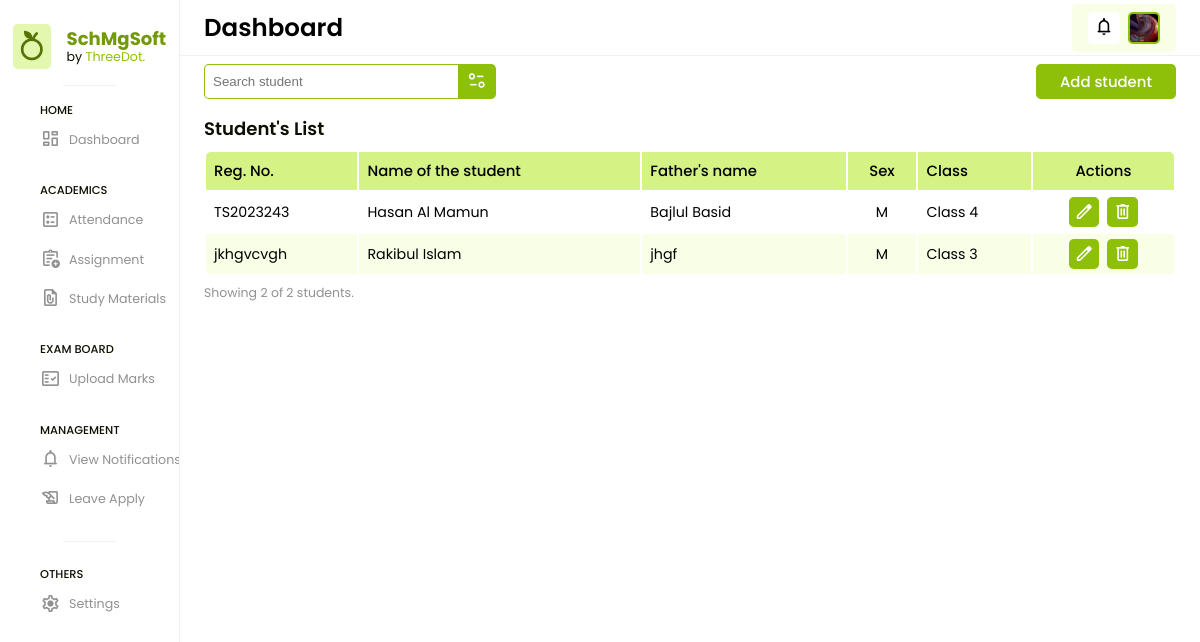
Screenshot of /students (signed in) with the database file from the repository.
### app/models.py (models this page shows, shortened)
class CustomUser(AbstractUser):
    USER = (
        (1, 'ADMIN'),
        (2, 'TEACHER'),
        (3, 'STUDENT')
    )
    user_type = models.CharField(choices=USER, max_length=20, default=1)
    profile_pic = models.ImageField(upload_to='media/profile_pic')
    city = models.CharField(max_length=200, blank=True)
    country = models.CharField(max_length=200, blank=True)

class Student(models.Model):
    admin = models.OneToOneField(CustomUser, on_delete=models.CASCADE)
    father_name = models.CharField(max_length=200)
    mother_name = models.CharField(max_length=200)
    sex = models.CharField(max_length=20)
    dob = models.DateField()
    mobile_no = models.PositiveIntegerField()
    alt_mobile_no = models.PositiveIntegerField()
    aadhaar_no = models.PositiveBigIntegerField()
    vill_town = models.CharField(max_length=200)
    post_office = models.CharField(max_length=200)
    police_station = models.CharField(max_length=200)
    district = models.CharField(max_length=200)
    gaon_panchayat = models.CharField(max_length=200)
    educational_block = models.CharField(max_length=200)
    cluster = models.CharField(max_length=200)
    state = models.CharField(max_length=200)
    country = models.CharField(max_length=200)
    pin = models.PositiveIntegerField()
    registration_no = models.CharField(max_length=100)
    class_id = models.ForeignKey(Class, on_delete=models.DO_NOTHING)
    session_id = models.ForeignKey(Session, on_delete=models.DO_NOTHING)
    bank_name = models.CharField(max_length=350)
    account_no = models.PositiveIntegerField()
    branch_name = models.CharField(max_length=350)
    ifsc = models.CharField(max_length=100)
    student_photo = models.ImageField(upload_to='media/profile_pic')
    dob_certificate = models.FileField(upload_to='media/students/certificates')
    created_at = models.DateTimeField(auto_now_add=True)
    updated_at = models.DateTimeField(auto_now=True)

class Class(models.Model):
    class_name = models.CharField(max_length=100)
    created_at = models.DateTimeField(auto_now_add=True)
    updated_at = models.DateTimeField(auto_now=True)

### SchMgSoft/admin_views.py (the view, shortened to what this page needs)
# urls.py: path('students', admin_views.STUDENTS, name='students'),
@login_required(login_url='/')
def STUDENTS(request):
    classes = Class.objects.all()
    sessions = Session.objects.all()
    students = Student.objects.all()
    student_count = Student.objects.count()
    context = {
        'classes': classes,
        'sessions': sessions,
        'students': students,
        'student_count': student_count
    }
    return render(request, 'admin/students.html', context)

### templates/admin/students.html (shortened to what this page needs)
{% extends "base.html" %} {% load static %}
{% block htmlhead %}
<link rel="stylesheet" href="{% static 'css/admin/students.css' %}" />
{% endblock htmlhead %} {% block content %}
{% include "header.html" %}
<div class="action-bar">
  <form action="" class="filter-form">
    <div class="input-group">
      <input
        type="text"
        name="filter"
        id="filter"
        placeholder="Search student"
      />
      <div class="icon">
        <span class="material-symbols-rounded"> page_info </span>
      </div>
    </div>
  </form>
  <div class="btn" id="addStudentBtn">
    <p>Add student</p>
  </div>
</div>
<div class="student-data">
  <h3>Student's List</h3>
  <table>
    <thead>
      <tr>
        <th>Reg. No.</th>
        <th>Name of the student</th>
        <th>Father's name</th>
        <th style="text-align: center">Sex</th>
        <th>Class</th>
        <th style="text-align: center">Actions</th>
      </tr>
    </thead>
    <tbody>
        {% for i in students %}
      <tr>
        <td>{{ i.registration_no }}</td>
        <td>{{ i.admin.first_name }}&nbsp;{{ i.admin.last_name }}</td>
        <td>{{ i.father_name }}</td>
        {% if i.sex == 'Male' %}
        <td style="text-align: center">M</td>
        {% elif i.sex == 'Female' %}
        <td style="text-align: center">F</td>
        {% else %}
        <td style="text-align: center">NA</td>
        {% endif %}
        <td>{{ i.class_id.class_name }}</td>
        <td
          style="
            display: flex;
            flex-direction: row;
            gap: 0.5rem;
            align-items: center;
            justify-content: center;
          "
        >
          <a href="{% url 'edit_student' i.id %}">
            <span class="material-symbols-rounded"> edit </span>
          </a>
          <a href="{% url 'delete_student' i.admin.id %}">
            <span class="material-symbols-rounded"> delete </span>
          </a>
        </td>
      </tr>
      {% endfor %}
    </tbody>
  </table>
  <p class="indicator">Showing {{ student_count }} of {{ student_count }} students.</p>
</div>
{% include 'messages.html' %}
{% include 'admin/add_student.html' %}
{% endblock %}

### templates/header.html (shortened to what this page needs)
{% load static %}
{% block htmlhead %}
<link rel="stylesheet" href="{% static 'css/header.css' %}" />
{% endblock htmlhead %} {% block content %}
<header>
  <h3>Dashboard</h3>
  <div class="right">
    <div class="notification">
      <span class="material-symbols-rounded"> notifications </span>
    </div>
    <div class="user" id="pofile">
      {% if user.profile_pic == "" %}
      <img
        src="{% static 'assets/images/avatar.svg' %}"
        alt="Profile picture"
      />
      {% else %}
      <img
        src="{{ user.profile_pic }}"
        alt="Profile picture"
      />
      {% endif %}
    </div>
  </div>
</header>
{% endblock %}

### static/css/style.css (style rules this page uses)
:root { --lightest: #e3f7ae; --lighter: #d5f285; --light: #c7ee5c; --normal: #abe60b; --dark: #8ec009; --darker: #729907; --darkest: #567306; --dark-bg: #222e02; --light-bg: #f8ffe6; --dark-txt: #0c1001; --light-txt: #919191; }
*, *:before, *:after { margin: 0; padding: 0; box-sizing: border-box; font-synthesis: none; -webkit-font-smoothing: antialiased; -moz-osx-font-smoothing: grayscale; text-rendering: optimizeLegibility; }
html { scroll-behavior: smooth; }
body { margin: 0; padding: 0; min-width: 100vw; min-height: 100vh; font-family: "Poppins", sans-serif; font-synthesis: none; -webkit-font-smoothing: antialiased; -moz-osx-font-smoothing: grayscale; text-rendering: optimizeLegibility; overflow: hidden; }
a { padding: 0; margin: 0; text-decoration: none; cursor: pointer; }
.material-symbols-rounded { font-size: 1.31rem; }

### static/css/admin/students.css (style rules this page uses)
:root { --lightest: #e3f7ae; --lighter: #d5f285; --light: #c7ee5c; --normal: #abe60b; --dark: #8ec009; --darker: #729907; --darkest: #567306; --dark-bg: #222e02; --light-bg: #f8ffe6; --dark-txt: #0c1001; --light-txt: #919191; }
.action-bar { padding: 0.5rem 1.5rem; width: 100%; display: flex; flex-direction: row; align-items: center; justify-content: space-between; }
.action-bar .filter-form { width: 30%; height: 35px; display: flex; align-items: center; justify-content: center; }
.action-bar .filter-form .input-group { width: 100%; height: 100%; display: flex; flex-direction: row; align-items: center; justify-content: center; }
.action-bar .filter-form .input-group input { padding: 0.5rem; width: 87%; height: 100%; background: #fff; border: 1px solid var(--dark); border-right: transparent; border-radius: 0.3rem 0 0 0.3rem; }
.action-bar .filter-form .input-group .icon { width: 13%; height: 100%; display: flex; align-items: center; justify-content: center; background-color: var(--dark); border-radius: 0 0.3rem 0.3rem 0; }
.action-bar .filter-form .input-group .icon span { color: #fff; }
.action-bar .btn { padding: 0.5rem 1.5rem; width: fit-content; height: 35px; display: flex; align-items: center; justify-content: center; background-color: var(--dark); border-radius: 0.3rem; transition: all 0.3s; -webkit-transition: all 0.3s; }
.action-bar .btn p { font-size: 0.931rem; font-weight: 500; color: #fff; }
.student-data { padding: 0.5rem 1.5rem; width: 100%; display: flex; flex-direction: column; gap: 0.5rem; align-items: start; justify-content: center; }
.student-data h3 { font-size: 1.131rem; font-weight: 600; color: var(--dark-txt); text-align: left; }
table { width: 100%; }
table thead { background-color: var(--lighter); }
table thead th { padding: 0.5rem; font-size: 0.931rem; font-weight: 500; text-align: left; }
table thead th:first-child { border-top-left-radius: 0.3rem; }
table thead th:last-child { border-top-right-radius: 0.3rem; }
table tbody tr:nth-child(even) { background-color: var(--light-bg); }
table tbody tr:last-child td:first-child { border-bottom-left-radius: 0.3rem; }
table tbody tr:last-child td:last-child { border-bottom-right-radius: 0.3rem; }
table tbody tr td { padding: 0.3rem 0.5rem; font-size: 0.891rem; }
table tbody tr td a { padding: 0.3rem; width: fit-content; display: flex; flex-direction: row; align-items: center; justify-content: center; gap: 0.5rem; background-color: var(--dark); border-radius: 0.3rem; transition: all 0.3s; -webkit-transition: all 0.3s; }
table tbody tr td a span { font-size: 0.931rem; }
table tbody tr td a:link, table tbody tr td a:visited, table tbody tr td a:active, table tbody tr td a:hover { color: #fff; font-size: 0.891rem; font-weight: 500; }
.indicator { font-size: 0.781rem; color: var(--light-txt); text-align: left; }

### static/css/sidebar.css (style rules this page uses)
:root { --lightest: #e3f7ae; --lighter: #d5f285; --light: #c7ee5c; --normal: #abe60b; --dark: #8ec009; --darker: #729907; --darkest: #567306; --dark-bg: #222e02; --light-bg: #f8ffe6; --dark-txt: #0c1001; --light-txt: #919191; }

### static/css/messages.css (style rules this page uses)
:root { --lightest: #e3f7ae; --lighter: #d5f285; --light: #c7ee5c; --normal: #abe60b; --dark: #8ec009; --darker: #729907; --darkest: #567306; --dark-bg: #222e02; --light-bg: #f8ffe6; --dark-txt: #0c1001; --light-txt: #919191; }

### static/css/admin/add_student.css (style rules this page uses)
:root { --lightest: #e3f7ae; --lighter: #d5f285; --light: #c7ee5c; --normal: #abe60b; --dark: #8ec009; --darker: #729907; --darkest: #567306; --dark-bg: #222e02; --light-bg: #f8ffe6; --dark-txt: #0c1001; --light-txt: #919191; }

### rows the page displays
CustomUser: profile_pic (picture)
Student: registration_no "TS2023243", admin.first_name "Hasan", admin.last_name "Al Mamun", father_name "Bajlul Basid", sex "M", class_id.class_name "Class 4"
Student: registration_no "jkhgvcvgh", admin.first_name "Rakibul", admin.last_name "Islam", father_name "jhgf", sex "M", class_id.class_name "Class 3"

### other values shown
{{ student_count }} "2"
